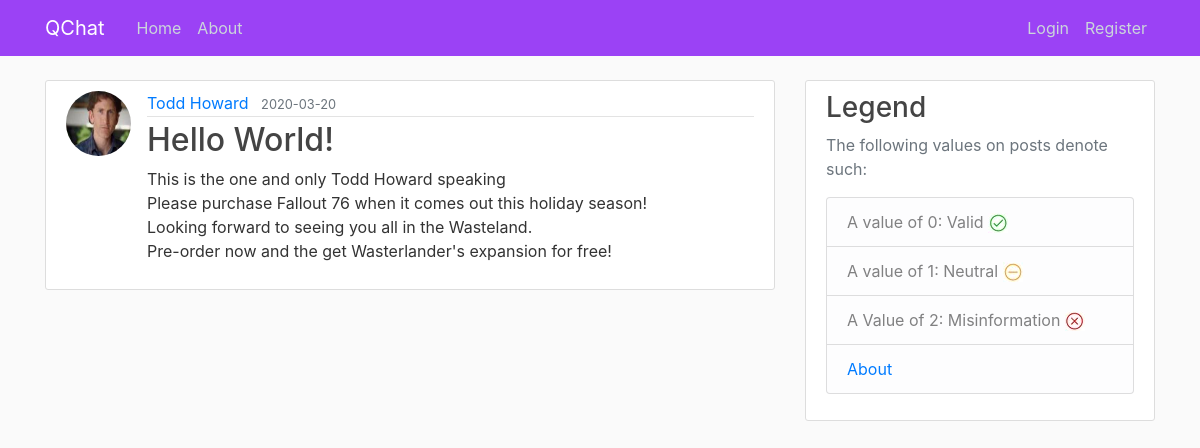
/post/1, run on the app's committed database.
### app/models.py (models this page shows, shortened)
class User(db.Model, UserMixin):
    id = db.Column(db.Integer, primary_key=True)                                    # Primary Key
    username = db.Column(db.String(20), unique=True, nullable=False)                # Each User will have a username, with a max(20) characters, it must be unique, and Null is not allowed!
    email = db.Column(db.String(120), unique=True, nullable=False)                  # Each User will have an email, with a max(120) characters, it must be unique, and Null is not allowed!
    image_file = db.Column(db.String(20), nullable=False, default='default.jpg')    # Each User will have a defualt profile Image, so uniqueness does not apply, since Null is not allowed!
    password = db.Column(db.String(60), nullable=False)                             # Each User will have passwords, with a max(60) characters, uniqueness does not apply, and Null is not allowed!
    posts = db.relationship('Post', backref='author', lazy=True)                    # This is linked to Posts, Lazy Evaluation is set to: True

class Post(db.Model):
    id = db.Column(db.Integer, primary_key=True)                                    # Primary Key
    title = db.Column(db.String(100), nullable=False)                               # Each Post will have a title, with a max(100) characters, uniqueness does not apply, and Null is not allowed!
    date_posted = db.Column(db.DateTime, nullable=False, default=datetime.utcnow)   # Each Post will have a date_posted, with DateTime set to utcnow, current time, and Null is not allowed!
    content = db.Column(db.Text, nullable=False)                                    # Each Post will have a content with no character limit, and Null is not allowed!
    user_id = db.Column(db.Integer, db.ForeignKey('user.id'), nullable=False)       # This is using the user id as a ForeignKey, each post must have an Author, so Null is not allowed!

### app/posts/routes.py (the view)
@posts.route('/post/<int:post_id>')
def post(post_id):
    post = Post.query.get_or_404(post_id)
    return render_template('post.html', title=post.title, post=post)

### app/templates/post.html (shortened to what this page needs)
{% extends "template.html" %}
{% block content %}
    <article class="media content-section">
        <img class="rounded-circle article-img" src="{{ url_for('static', filename='profile_images/' + post.author.image_file ) }}">
        <div class="media-body">
            <div class="article-metadata">
                <a class="mr-2" href="{{ url_for('users.user_posts', username=post.author.username) }}">{{ post.author.username }}</a>
                <small class="text-muted">{{ post.date_posted.strftime('%Y-%m-%d') }}</small>
            </div>
            <h2 class="article-title"> {{ post.title }} </h2>
            <p class="article-content">{{ post.content }}</p>
        </div>
    </article>
{% endblock content %}

### app/static/main.css (style rules this page uses)
body { background: #fafafa; color: #333333; margin-top: 5rem; }
h1, h2, h3, h4, h5, h6 { color: #444444; }
.content-section { background: #ffffff; padding: 10px 20px; border: 1px solid #dddddd; border-radius: 3px; margin-bottom: 20px; }
.article-title { color: #444444; }
.article-content { white-space: pre-line; }
.article-img { height: 65px; width: 65px; margin-right: 16px; }
.article-metadata { padding-bottom: 1px; margin-bottom: 4px; border-bottom: 1px solid #e3e3e3 }

### data on the page
User: image_file (picture), author.username "Todd Howard"
Post: date_posted "2020-03-20", title "Hello World!", content "This is the one and only Todd Howard speaking Please purchase Fallout 76 when it comes out this holiday season! Looking forward to seeing you all in the Wasteland. Pre-order now and the get Wasterlander's expansion for free!"
